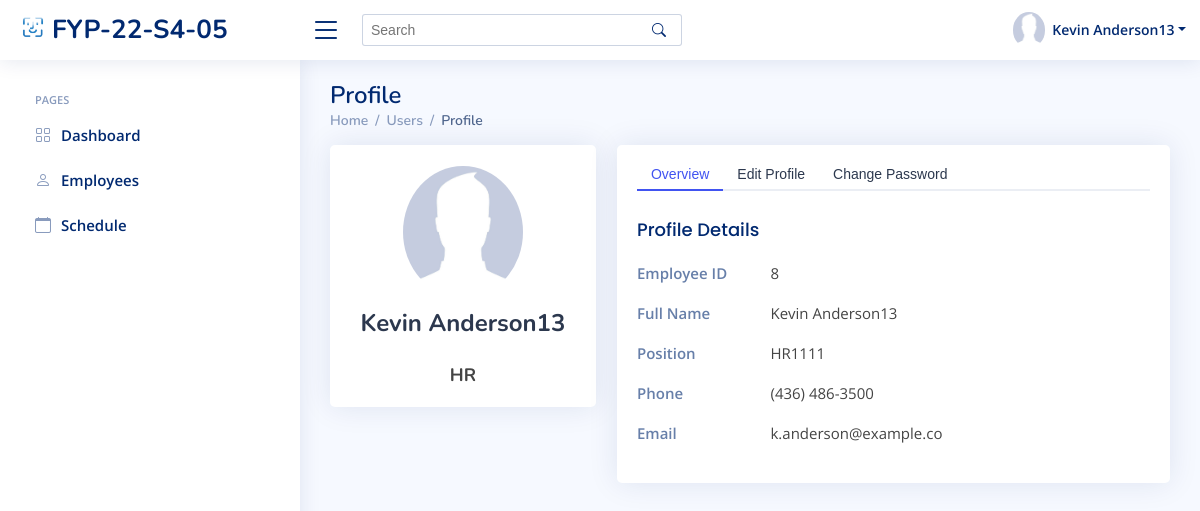
The app's page /HR/Profile/ (signed in), older data.
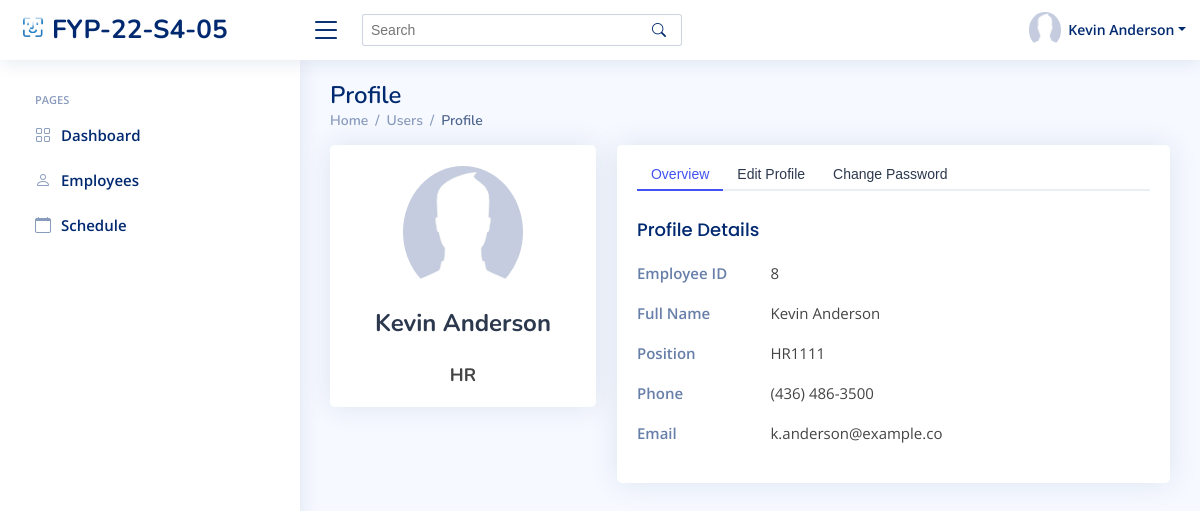
The same page, newer data.
### index/models.py (models this page shows, shortened)
class Employee(models.Model):
	Employee_ID = models.IntegerField(primary_key=True)
	Full_Name = models.CharField(max_length=100)
	Job_Title = models.CharField(max_length=100)
	Phone_Number = models.CharField(max_length=100)
	Email_Address = models.EmailField()
	Role = models.ForeignKey(Role, on_delete=models.CASCADE)
	Profile_Image = models.ImageField(null=True, upload_to='media/profile_pics/')
	Password = models.CharField(max_length=256)
	Start_Date = models.DateField(auto_now_add=True)

### index/views/HR.py (the view)
# urls.py: path('HR/Profile/', HR.HR_Profile, name='HR_Profile'),
def HR_Profile(request):
	if 'Employee_ID' in request.session:
		currentEmployee = Employee.objects.get(Employee_ID=request.session['Employee_ID'])
		if request.method == 'POST':
			if request.POST.get('form_type') == 'editProfile':
				if Role.objects.filter(Role_Name=request.POST.get('role_edit')) == 0:
					messages.error(request, 'No such role')
					return redirect('HR_Profile')
				currentEmployee.Full_Name = request.POST.get('fullName_edit')
				currentEmployee.Phone_Number = request.POST.get('phone')
				currentEmployee.Email_Address = request.POST.get('email')
				currentEmployee.save()
				return redirect('HR_Profile')
			elif request.POST.get('form_type') == 'changePassword':
				if request.POST.get('password') == currentEmployee.Password:
					currentEmployee.Password = request.POST.get('newpassword')
					currentEmployee.save()
					messages.info(request, 'Your password has been changed')
					return redirect('HR_Profile')
				else:
					messages.error(request, 'Your current password does not match')
					return redirect('HR_Profile')
		else:
			context = {
				'Employee_ID' : currentEmployee.Employee_ID,
				'Full_Name' : currentEmployee.Full_Name,
				'Role' : currentEmployee.Role.Role_Name,
				'Email' : currentEmployee.Email_Address,
				'Phone' : currentEmployee.Phone_Number,
				'Job_Title' : currentEmployee.Job_Title,
				'PFP' : currentEmployee.Profile_Image.url,
			}
			return render(request, 'HR/HR_profile.html', context)
	else:
		messages.error(request, 'Please login')
		return redirect('login')

### templates/HR/HR_profile.html (shortened to what this page needs)
{% extends "index/base.html" %}
{% load static %}
{% block content %}
{% include 'HR/HR_base.html'%}
  <main id="main" class="main">
    <div class="pagetitle">
      <h1>Profile</h1>
      <nav>
        <ol class="breadcrumb">
          <li class="breadcrumb-item"><a href="{% url 'HR_home' %}">Home</a></li>
          <li class="breadcrumb-item">Users</li>
          <li class="breadcrumb-item active">Profile</li>
        </ol>
      </nav>
    </div>
    <section class="section profile">
      <div class="row">
        <div class="col-xl-4">
          <div class="card">
            <div class="card-body profile-card pt-4 d-flex flex-column align-items-center">
              <img src="{{ PFP }}" alt="Profile" class="rounded-circle">
              <h2>{{ Full_Name }}</h2>
              <h3>{{ Role }}</h3>
            </div>
          </div>
        </div>
        <div class="col-xl-8">
          <div class="card">
            <div class="card-body pt-3">
              <ul class="nav nav-tabs nav-tabs-bordered">
                <li class="nav-item">
                  <button class="nav-link active" data-bs-toggle="tab" data-bs-target="#profile-overview">Overview</button>
                </li>
                <li class="nav-item">
                  <button class="nav-link" data-bs-toggle="tab" data-bs-target="#profile-edit">Edit Profile</button>
                </li>
                <li class="nav-item">
                  <button class="nav-link" data-bs-toggle="tab" data-bs-target="#profile-change-password">Change Password</button>
                </li>
              </ul>
              <div class="tab-content pt-2">
                <div class="tab-pane fade show active profile-overview" id="profile-overview">
                  <h5 class="card-title">Profile Details</h5>
                  <div class="row">
                    <div class="col-lg-3 col-md-4 label">Employee ID</div>
                    <div class="col-lg-9 col-md-8">{{ Employee_ID }}</div>
                  </div>
                  <div class="row">
                    <div class="col-lg-3 col-md-4 label ">Full Name</div>
                    <div class="col-lg-9 col-md-8">{{ Full_Name }}</div>
                  </div>
                  <div class="row">
                    <div class="col-lg-3 col-md-4 label">Position</div>
                    <div class="col-lg-9 col-md-8">{{ Job_Title }}</div>
                  </div>
                  <div class="row">
                    <div class="col-lg-3 col-md-4 label">Phone</div>
                    <div class="col-lg-9 col-md-8">{{ Phone }}</div>
                  </div>
                  <div class="row">
                    <div class="col-lg-3 col-md-4 label">Email</div>
                    <div class="col-lg-9 col-md-8">{{ Email }}</div>
                  </div>
                </div>
              </div>
            </div>
          </div>
        </div>
      </div>
    </section>
  </main>
{% endblock content %}

### templates/HR/HR_base.html (shortened to what this page needs)
{% load static %}
  <header id="header" class="header fixed-top d-flex align-items-center">
    <div class="d-flex align-items-center justify-content-between">
      <a href="{% url 'HR_home' %}" class="logo d-flex align-items-center">
        <img src="{% static 'assets/img/logo.png' %}" alt="">
        <span class="d-none d-lg-block">FYP-22-S4-05</span>
      </a>
      <i class="bi bi-list toggle-sidebar-btn"></i>
    </div>
    <div class="search-bar">
      <form class="search-form d-flex align-items-center" method="POST" action="#">
        <input type="text" name="query" placeholder="Search" title="Enter search keyword">
        <button type="submit" title="Search"><i class="bi bi-search"></i></button>
      </form>
    </div>
    <nav class="header-nav ms-auto">
      <ul class="d-flex align-items-center">
        <li class="nav-item dropdown pe-3">
          <a class="nav-link nav-profile d-flex align-items-center pe-0" href="{% url 'HR_Profile' %}" data-bs-toggle="dropdown">
            <img src="{{ PFP }}" alt="" class="rounded-circle">
            <span class="d-none d-md-block dropdown-toggle ps-2">{{ Full_Name }}</span>
          </a>
        </li>
      </ul>
    </nav>
  </header>
  <aside id="sidebar" class="sidebar">
    <ul class="sidebar-nav" id="sidebar-nav">
      <li class="nav-heading">Pages</li>
      <li class="nav-item">
        <a class="nav-link collapsed" href="{%  url 'HR_home' %}">
          <i class="bi bi-grid"></i>
          <span>Dashboard</span>
        </a>
      </li>
      <li class="nav-item">
        <a class="nav-link collapsed" href="{% url 'EmployeesPage' %}">
          <i class="bi bi-person"></i>
          <span>Employees</span>
        </a>
      </li>
      <li class="nav-item">
        <a class="nav-link collapsed" href="{% url 'View_Schedule' %}">
          <i class="bi bi-calendar"></i>
          <span>Schedule</span>
        </a>
      </li>
  </aside>

Row changes from the older to the newer data that the page shows:
changed Employee "HR1111": Full_Name "Kevin Anderson13" → "Kevin Anderson"
